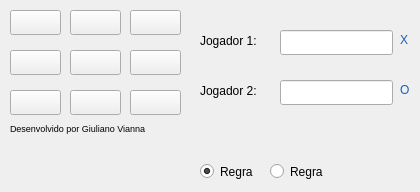
<?xml version="1.0" encoding="UTF-8"?>
<ui version="4.0">
 <class>frm_jogo_da_velha</class>
 <widget class="QWidget" name="frm_jogo_da_velha">
  <property name="geometry">
   <rect>
    <x>0</x>
    <y>0</y>
    <width>420</width>
    <height>192</height>
   </rect>
  </property>
  <property name="windowTitle">
   <string>####   Jogo da Velha   ####</string>
  </property>
  <widget class="QPushButton" name="rd_1">
   <property name="geometry">
    <rect>
     <x>10</x>
     <y>10</y>
     <width>51</width>
     <height>25</height>
    </rect>
   </property>
   <property name="text">
    <string/>
   </property>
  </widget>
  <widget class="QPushButton" name="rd_2">
   <property name="geometry">
    <rect>
     <x>70</x>
     <y>10</y>
     <width>51</width>
     <height>25</height>
    </rect>
   </property>
   <property name="text">
    <string/>
   </property>
  </widget>
  <widget class="QPushButton" name="rd_3">
   <property name="geometry">
    <rect>
     <x>130</x>
     <y>10</y>
     <width>51</width>
     <height>25</height>
    </rect>
   </property>
   <property name="text">
    <string/>
   </property>
  </widget>
  <widget class="QPushButton" name="rd_4">
   <property name="geometry">
    <rect>
     <x>10</x>
     <y>50</y>
     <width>51</width>
     <height>25</height>
    </rect>
   </property>
   <property name="text">
    <string/>
   </property>
  </widget>
  <widget class="QPushButton" name="rd_5">
   <property name="geometry">
    <rect>
     <x>70</x>
     <y>50</y>
     <width>51</width>
     <height>25</height>
    </rect>
   </property>
   <property name="text">
    <string/>
   </property>
  </widget>
  <widget class="QPushButton" name="rd_6">
   <property name="geometry">
    <rect>
     <x>130</x>
     <y>50</y>
     <width>51</width>
     <height>25</height>
    </rect>
   </property>
   <property name="text">
    <string/>
   </property>
  </widget>
  <widget class="QPushButton" name="rd_7">
   <property name="geometry">
    <rect>
     <x>10</x>
     <y>90</y>
     <width>51</width>
     <height>25</height>
    </rect>
   </property>
   <property name="text">
    <string/>
   </property>
  </widget>
  <widget class="QPushButton" name="rd_8">
   <property name="geometry">
    <rect>
     <x>70</x>
     <y>90</y>
     <width>51</width>
     <height>25</height>
    </rect>
   </property>
   <property name="text">
    <string/>
   </property>
  </widget>
  <widget class="QPushButton" name="rd_9">
   <property name="geometry">
    <rect>
     <x>130</x>
     <y>90</y>
     <width>51</width>
     <height>25</height>
    </rect>
   </property>
   <property name="text">
    <string/>
   </property>
  </widget>
  <widget class="QLabel" name="lb_1">
   <property name="geometry">
    <rect>
     <x>10</x>
     <y>120</y>
     <width>161</width>
     <height>17</height>
    </rect>
   </property>
   <property name="text">
    <string>&lt;html&gt;&lt;head/&gt;&lt;body&gt;&lt;p&gt;&lt;span style=&quot; font-size:7pt;&quot;&gt;Desenvolvido por Giuliano Vianna&lt;/span&gt;&lt;/p&gt;&lt;/body&gt;&lt;/html&gt;</string>
   </property>
  </widget>
  <widget class="QLabel" name="label">
   <property name="geometry">
    <rect>
     <x>200</x>
     <y>30</y>
     <width>71</width>
     <height>21</height>
    </rect>
   </property>
   <property name="text">
    <string>Jogador 1:</string>
   </property>
  </widget>
  <widget class="QLabel" name="label_2">
   <property name="geometry">
    <rect>
     <x>200</x>
     <y>80</y>
     <width>71</width>
     <height>21</height>
    </rect>
   </property>
   <property name="text">
    <string>Jogador 2:</string>
   </property>
  </widget>
  <widget class="QLineEdit" name="txt_jogador1">
   <property name="geometry">
    <rect>
     <x>280</x>
     <y>30</y>
     <width>113</width>
     <height>25</height>
    </rect>
   </property>
   <property name="font">
    <font>
     <family>DejaVu Sans</family>
     <pointsize>10</pointsize>
    </font>
   </property>
  </widget>
  <widget class="QLineEdit" name="txt_jogador2">
   <property name="geometry">
    <rect>
     <x>280</x>
     <y>80</y>
     <width>113</width>
     <height>25</height>
    </rect>
   </property>
   <property name="font">
    <font>
     <family>DejaVu Sans</family>
     <pointsize>10</pointsize>
    </font>
   </property>
   <property name="echoMode">
    <enum>QLineEdit::Normal</enum>
   </property>
   <property name="alignment">
    <set>Qt::AlignLeading|Qt::AlignLeft|Qt::AlignVCenter</set>
   </property>
  </widget>
  <widget class="QLabel" name="label_3">
   <property name="geometry">
    <rect>
     <x>400</x>
     <y>30</y>
     <width>21</width>
     <height>21</height>
    </rect>
   </property>
   <property name="text">
    <string>&lt;html&gt;&lt;head/&gt;&lt;body&gt;&lt;p&gt;&lt;span style=&quot; color:#1a5fb4;&quot;&gt;X&lt;/span&gt;&lt;/p&gt;&lt;/body&gt;&lt;/html&gt;</string>
   </property>
  </widget>
  <widget class="QLabel" name="label_4">
   <property name="geometry">
    <rect>
     <x>400</x>
     <y>80</y>
     <width>21</width>
     <height>21</height>
    </rect>
   </property>
   <property name="text">
    <string>&lt;html&gt;&lt;head/&gt;&lt;body&gt;&lt;p&gt;&lt;span style=&quot; color:#1a5fb4;&quot;&gt;O&lt;/span&gt;&lt;/p&gt;&lt;/body&gt;&lt;/html&gt;</string>
   </property>
  </widget>
  <widget class="QRadioButton" name="rb_1">
   <property name="enabled">
    <bool>true</bool>
   </property>
   <property name="geometry">
    <rect>
     <x>200</x>
     <y>160</y>
     <width>61</width>
     <height>23</height>
    </rect>
   </property>
   <property name="autoFillBackground">
    <bool>true</bool>
   </property>
   <property name="text">
    <string>Regra</string>
   </property>
   <property name="checked">
    <bool>true</bool>
   </property>
  </widget>
  <widget class="QRadioButton" name="rb_2">
   <property name="enabled">
    <bool>true</bool>
   </property>
   <property name="geometry">
    <rect>
     <x>270</x>
     <y>160</y>
     <width>61</width>
     <height>23</height>
    </rect>
   </property>
   <property name="autoFillBackground">
    <bool>true</bool>
   </property>
   <property name="text">
    <string>Regra</string>
   </property>
   <property name="checked">
    <bool>false</bool>
   </property>
  </widget>
 </widget>
 <resources/>
 <connections/>
</ui>
